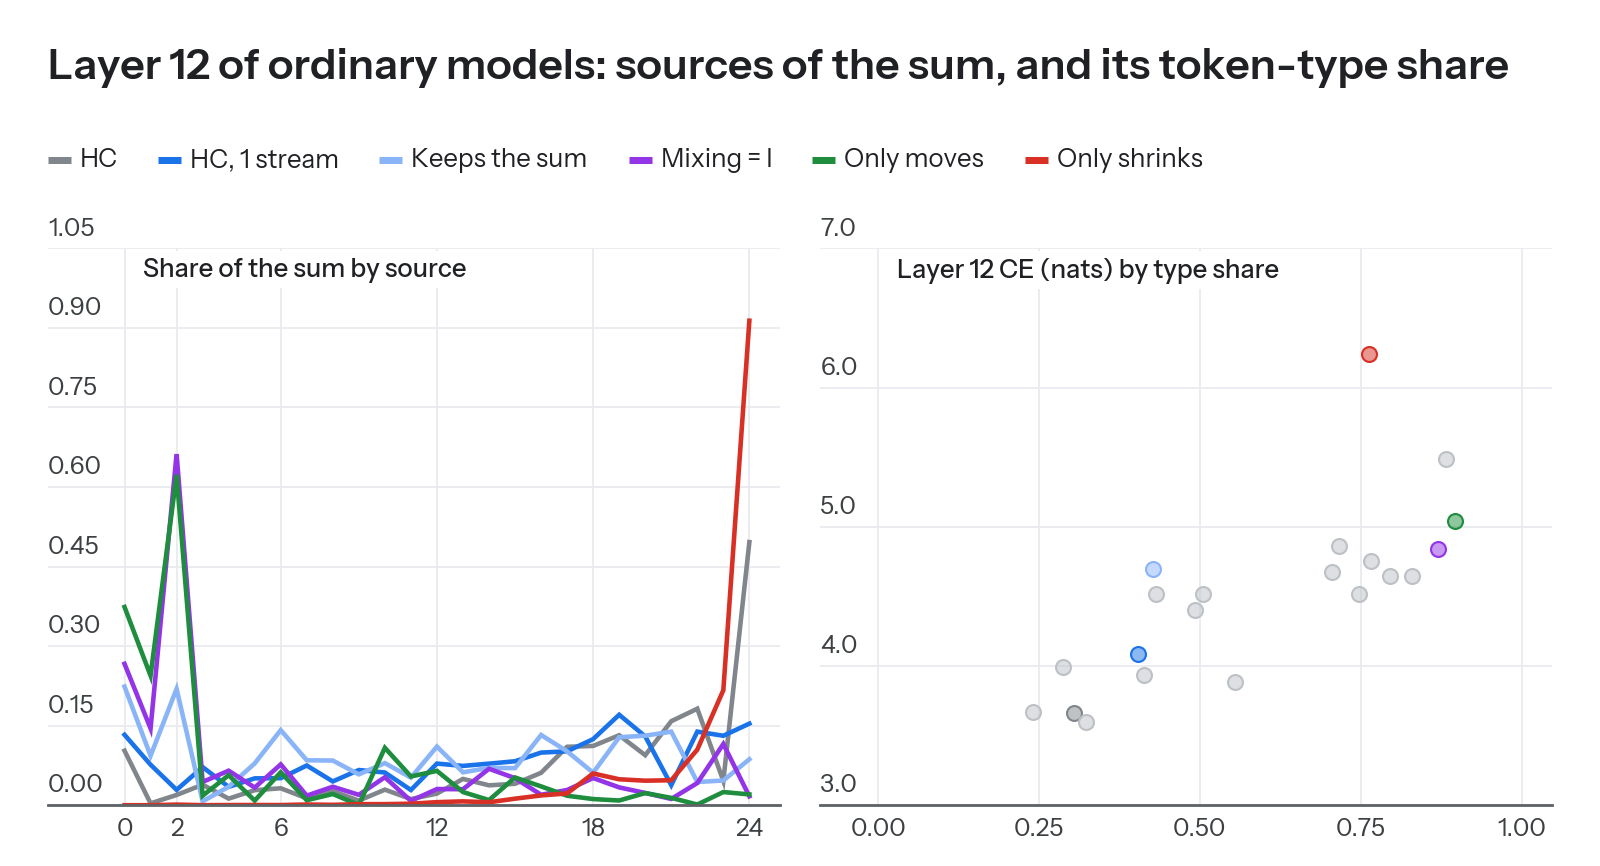

Recreate this plot in Python.
"""What the probe at layer 12 reads, in ordinary models. Status figure for the owner; not a page figure. Newest checkpoints; w972, w1006 still training.

Data: ../../pls_hcid/kernel<tag>.npz (kernel.py, 2 windows of 4,096 FineWeb-Edu tokens: the sum is linear in the embedding and the branch outputs, S_12 = T_e e + Sigma_i T_i F_i; median over tokens of |T_i F_i| / |S_12|); ../../pls_hcid/state_share<tag>.npz (state_share.py: type share = share of the variance of the RMS-normalised sum explained by the current token's type, 16,384 tokens); ../../pls_blog/d48g4.npz final train CE, ../../pls_hcid/live_1104d.npz newest 50 steps for running runs.
Left: share of the layer 12 sum by source; the x axis is the embedding (0), then the 24 sublayers of layers 1 to 12 in order. Right: layer 12 train CE against the type share at layer 12, one dot per design.
Output: hc_sources_1104.{pdf,png}."""
import glob
from pathlib import Path

import numpy as np
from style import *

HERE = Path(__file__).parent
apply_style()
D = HERE.parents[1]
H = D / "pls_hcid"
Z = np.load(D / "pls_blog/d48g4.npz", allow_pickle=True)
L = np.load(H / "live_1104d.npz", allow_pickle=True); lay = [int(v) for v in L["lay"]]
PUR, GRN, RED, YEL = tone("purple", 600), tone("green", 600), tone("red", 600), tone("yellow", 900)
S = [("HC", "-sep-bbfrozen-ahc-fa4thd-vs-d48", GREY), ("HC, 1 stream", "-sep-bbfrozen-ahc-hcs1-vs-d48", BLUE), ("Keeps the sum", "-sep-bbfrozen-ahc-hcsum-hcf32-fa4thd-vs-d48", LIGHT), ("Mixing = I", "-sep-bbfrozen-ahc-hcid-fa4thd-vs-d48", PUR), ("Only moves", "-sep-bbfrozen-ahc-hcmove-fa4thd-vs-d48", GRN), ("Only shrinks", "-sep-bbfrozen-ahc-hcshrink-fa4thd-vs-d48", RED)]
fig, axes = canvas(1, 2, width=WIDTH_TEXT, panel_height=2.2, title="Layer 12 of ordinary models: sources of the sum, and its token-type share", legend=[(n, c) for n, _, c in S])
a, b = np.ravel(axes)
for n, t, c in S:
    s = np.load(H / f"kernel{t}.npz")["12/share"]
    a.plot(np.arange(len(s)), s[0:1].tolist() + s[1:].tolist(), color=c, lw=1.3)
nice_y(a, 0, 0.95, zero=True, headroom=0.1, fmt="{:.2f}")
a.set_xlim(0, 24)
a.set_xticks([0, 2, 6, 12, 18, 24])
room(a)
panel_label(a, "Share of the sum by source")
LIVE = {"-sep-bbfrozen-ahc-hcshrink-fa4thd-vs-d48": "w972 only shrinks", "-sep-bbfrozen-ahc-hcshrink-sp0.5-fa4thd-vs-d48": "w1002 half dose", "-sep-bbfrozen-ahc-hcsum-hcf32-fa4thd-vs-d48": "w1006 keeps the sum"}
col = {t: c for _, t, c in S}
for f in sorted(glob.glob(str(H / "state_share-sep-bbfrozen*.npz"))):
    t = Path(f).name[len("state_share"):-4]
    if t + "/final" in Z.files:
        y = float(Z[t + "/final"][11])
    elif t in LIVE:
        y = float(L[LIVE[t] + "/ce"][-50:, lay.index(12)].mean())
    else:
        continue
    x = float(np.load(f)["type_share"][11])
    dots(b, [x], [y], col.get(t, tone("grey", 400)))
nice_y(b, 3.6, 6.3, headroom=0.12, fmt="{:.1f}")
b.set_xlim(0, 1)
b.set_xticks([0, 0.25, 0.5, 0.75, 1])
room(b)
panel_label(b, "Layer 12 CE (nats) by type share")
save(fig, HERE / "hc_sources_1104")
